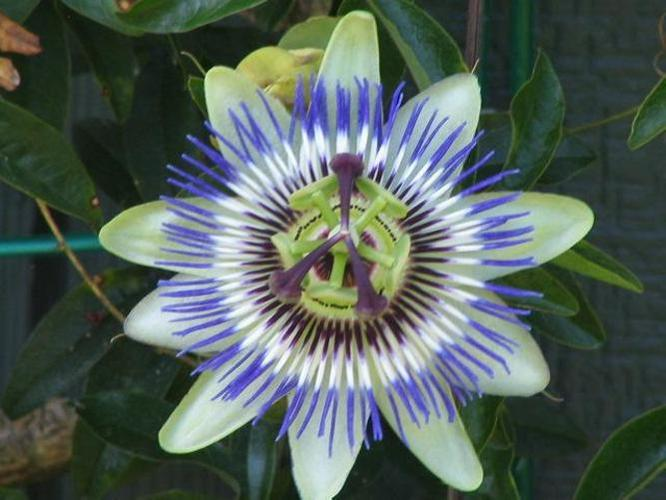
#> input picture CBIR_Projet/base_images/image_00024.jpg, 666 x 500 px
$ python -i extraction_caracteristiques.py   (imports and definitions only)
#> lines starting #> are read from the running program, lines starting #| are printed output that depends on the picture
"""
Date : 12/03/2025

Membre : Lyna Bennani

- Ce package contient les fonctions suivantes :
        - compute_histograms : fonction qui calcule les histogrammes RGB et HSV d'une image
        - concatenate_histograms : fonction permettant de concaténer des histogrammes,
        - normalize_histograms : fonction permettant de normaliser des histogrammes,
        - compute_lbp : fonction pour calculer les caractéristiques LBP (Local Binary Patterns),
        - compute_glm : fonction pour calculer la GLCM d'une image (Gray-Level Co-occurrence Matrix),
        - compute_gfd : fonction pour calculer les GFD d'une image (Generalized Fourier Descriptors)
        - compute_hough : applique la transformée de Hough pour détecter des lignes dans une image de bords (Canny).
"""

import cv2
import numpy as np
#from mpl_toolkits.mplot3d import Axes3D
from skimage.feature import local_binary_pattern
from scipy.interpolate import splprep, splev

#----------------------------------------------------------------------------------------------------
# Calcul des histogrammes RGB et HSV
def compute_histograms(image_rgb, image_hsv):
    """
    Calcule les histogrammes des canaux RGB et HSV.

    Paramètres :
        image_rgb (numpy.ndarray): L'image en RGB.
        image_hsv (numpy.ndarray): L'image en HSV.

    Retour :
        tuple: Deux listes contenant les histogrammes RGB et HSV.
    """
    rgb_histograms = []
    hsv_histograms = []

    # Calcul des histogrammes RGB
    for i in range(3):  # Pour chaque canal (R, G, B)
        hist = cv2.calcHist([image_rgb], [i], None, [256], [0, 256])
        rgb_histograms.append(hist)

    # Calcul des histogrammes HSV
    for i in range(3):  # Pour chaque canal (H, S, V)
        hist = cv2.calcHist([image_hsv], [i], None, [256], [0, 256])
        hsv_histograms.append(hist)

    return rgb_histograms, hsv_histograms


#----------------------------------------------------------------------------------------------------
# Concaténation des 6 histogrammes (RGB + HSV)
# [33 lines left out: functions concatenate_histograms, normalize_histograms, not called in this run]

#----------------------------------------------------------------------------------------------------

def compute_lbp(image_gray, P=8, R=1, method='uniform'):
    """
    Calcule l'histogramme LBP (Local Binary Pattern) d'une image en niveaux de gris.
    L'histogramme est normalisé et a une taille fixe selon le mode 'uniform'.

    Paramètres :
    image_gray : ndarray                 Image en niveaux de gris.
    P : int                              Nombre de points échantillonnés.
    R : float                            Rayon du cercle de voisinage.
    method : str                         Méthode LBP (par défaut : 'uniform')

    Retour :
    numpy.ndarray                       Histogramme normalisé (vecteur 59D si P=8 et method='uniform').
    """
    lbp = local_binary_pattern(image_gray, P, R, method)
    n_bins = int(lbp.max() + 1)
    hist, _ = np.histogram(lbp.ravel(), bins=n_bins, range=(0, n_bins), density=True)
    return hist


#----------------------------------------------------------------------------------------------------

# [7 lines left out: function compute_glcm, not called in this run]

def compute_glcm(image_gray, levels=8):

    image = np.uint8(image_gray // (256 // levels))
    glcm = np.zeros((levels, levels), dtype=np.uint32)

    for i in range(image.shape[0]):
        for j in range(image.shape[1] - 1):  # Horizontal voisins
            row = image[i, j]
            col = image[i, j + 1]
            glcm[row, col] += 1
            glcm[col, row] += 1  # symétrique

    return glcm

#----------------------------------------------------------------------------------------------------
def compute_gfd(image, K=10):
    """
    Calcule les Generalized Fourier Descriptors (GFD) d'une image.
        - Conversion en niveaux de gris : L'image est convertie en niveaux de gris pour faciliter la détection des contours.
        - Détection des contours : Utilisation de cv2.findContours pour détecter les contours dans l'image.
        - Transformation de Fourier : La transformation de Fourier est appliquée aux points du contour pour obtenir les descripteurs de Fourier.
        - Normalisation : Les descripteurs sont normalisés par rapport à la composante continue (premier coefficient) pour obtenir l'invariance en échelle.

    Paramètres :
        image (numpy.ndarray): L'image d'entrée en niveaux de gris.
        K (int): Nombre de descripteurs de Fourier à calculer.

    Retour :
        numpy.ndarray: Descripteurs de Fourier généralisés.
    """

    if len(image.shape) == 3:
        gray_image = cv2.cvtColor(image, cv2.COLOR_BGR2GRAY)
    else:
        gray_image = image.copy()

    contours, _ = cv2.findContours(gray_image, cv2.RETR_EXTERNAL, cv2.CHAIN_APPROX_SIMPLE)
    if not contours:
        return np.zeros(K)

    contour = max(contours, key=cv2.contourArea).squeeze()
    if contour.ndim != 2 or contour.shape[0] < 3:
        return np.zeros(K)

    # Interpolation du contour si trop court
    if contour.shape[0] < K:
        contour = interpolate_contour(contour, K + 5)

    contour_complex = contour[:, 0] + 1j * contour[:, 1]
    fourier_result = np.fft.fft(contour_complex)

    if np.abs(fourier_result[0]) < 1e-6:
        return np.zeros(K)

    return np.abs(fourier_result[:K]) / np.abs(fourier_result[0])


#--------------

def interpolate_contour(contour, num_points):
    """
    Interpole un contour pour obtenir un nombre de points suffisant.
    """
    if len(contour) < 3:
        return contour

    contour = contour.astype(np.float32)
    x, y = contour[:, 0], contour[:, 1]

    tck, u = splprep([x, y], s=0, per=False)
    u_new = np.linspace(0, 1, num_points)
    x_new, y_new = splev(u_new, tck)
    return np.stack((x_new, y_new), axis=-1)


#----------------------------------------------------------------------------------------------------

def extract_canny_contours(image, low_threshold=100, high_threshold=200):
    """
    Date : 13/04/2025
    Membre : Lyna Bennani

    Détecte les contours d'une image à l'aide de l'algorithme de Canny.

    Paramètres :
    ------------
    image : ndarray
        Image d'entrée (en niveaux de gris ou couleur).
    low_threshold : int
        Seuil inférieur pour l'hystérésis.
    high_threshold : int
        Seuil supérieur pour l'hystérésis.

    Retour :
    --------
    contours : ndarray (uint8)
        Image binaire contenant les bords détectés.
    """
    if len(image.shape) == 3:
        image_gray = cv2.cvtColor(image, cv2.COLOR_BGR2GRAY)
    else:
        image_gray = image

    contours = cv2.Canny(image_gray, low_threshold, high_threshold)
    return contours

#----------------------------------------------------------------------------------------------------

def compute_hough(image_contours, rho=1, theta=np.pi / 180, threshold=100):
    """
    Date : 13/04/2025
    Membre : Lyna Bennani

    Applique la transformée de Hough pour détecter des lignes dans une image de bords (Canny).

    Paramètres :
    ------------
    image_contours : ndarray
        Image binaire de contours (typiquement sortie de Canny).
    rho : float
        Résolution du paramètre ρ en pixels.
    theta : float
        Résolution du paramètre θ en radians.
    threshold : int
        Seuil minimum d'intersections pour détecter une ligne.

    Retour :
    --------
    lines : list
        Liste des lignes détectées au format (rho, theta).
    """
    lines = cv2.HoughLines(image_contours, rho, theta, threshold)
    if lines is not None:
        return lines[:, 0, :]  # on enlève la structure [[[]]]
    else:
        return []

#----------------------------------------------------------------------------------------------------
def extract_all_features(image):
    """
    Extrait tous les descripteurs nécessaires à la comparaison d'images

    Paramètre :
        image (ndarray) : Image couleur au format RGB

    Retour :
        dict : Dictionnaire contenant tous les descripteurs ('rgb', 'hsv', etc.)
    """
    try:
        image_hsv = cv2.cvtColor(image, cv2.COLOR_RGB2HSV)
        image_gray = cv2.cvtColor(image, cv2.COLOR_RGB2GRAY)

        rgb_hist, hsv_hist = compute_histograms(image, image_hsv)
        rgb = np.concatenate([cv2.normalize(h, None, 0, 1, cv2.NORM_MINMAX).flatten() for h in rgb_hist])
        hsv = np.concatenate([cv2.normalize(h, None, 0, 1, cv2.NORM_MINMAX).flatten() for h in hsv_hist])

        lbp = compute_lbp(image_gray)
        if lbp is None or not isinstance(lbp, np.ndarray):
            lbp = np.zeros(59)

        glcm = compute_glcm(image_gray)
        if glcm is None or not isinstance(glcm, np.ndarray):
            glcm = np.zeros((8, 8))

        gfd = compute_gfd(image, K=10)
        if gfd is None or not isinstance(gfd, np.ndarray) or len(gfd) != 10:
            gfd = np.zeros(10)

        contours = extract_canny_contours(image)
        hough = compute_hough(contours)
        if hough is None or not isinstance(hough, np.ndarray):
            hough = np.zeros((50, 2))
        elif hough.shape[0] < 50:
            padding = np.zeros((50 - hough.shape[0], 2))
            hough = np.vstack((hough, padding))
        else:
            hough = hough[:50]  # Tronqué à 50

        return {
            "rgb": rgb,
            "hsv": hsv,
            "lbp": lbp,
            "glcm": glcm.flatten(),
            "gfd": gfd,
            "hough": hough.flatten()
        }

    except Exception as e:
        print(f"[Erreur - extraction] : {e}")
        return None

#----------------------------------------------------------------------------------------------------

# [17 lines left out: function resize_vector, not called in this run]

>>> import cv2
>>> picture = cv2.cvtColor(cv2.imread('../base_images/image_00024.jpg'), cv2.COLOR_BGR2RGB)
>>> result = extract_all_features(picture)
#> in extract_all_features, `image_gray = cv2.cvtColor(image, cv2.COLOR_RGB2GRAY)`:
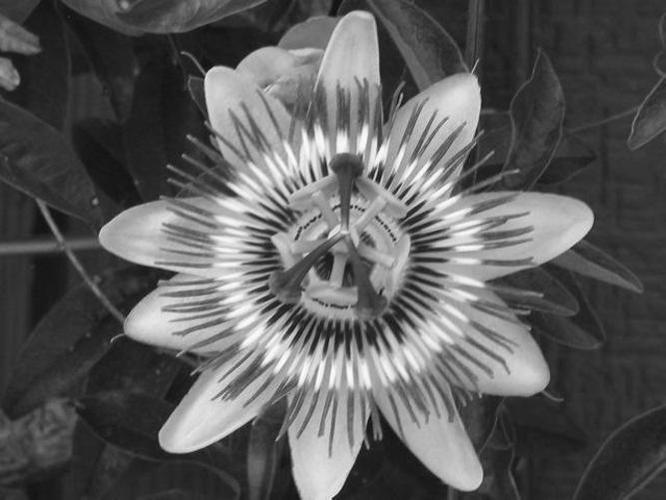
#> image_gray: shape (500, 666); min 7, max 254, mean 91.9
#> after the loop in compute_histograms, `for i in range(3):`: rgb_histograms = 3 items
#> in extract_all_features, `rgb = np.concatenate([cv2.normalize(h, None, 0, 1, cv2.NORM_MINMAX).fl..`: rgb = 768 values, max 1 at index 42, min -2.18e-10 at index 514, mean 0.212
#> in extract_all_features, `hsv = np.concatenate([cv2.normalize(h, None, 0, 1, cv2.NORM_MINMAX).fl..`: hsv = 768 values, max 1 at index 341, min 0 at index 180, mean 0.19
#> in compute_lbp, `lbp = local_binary_pattern(image_gray, P, R, method)`:
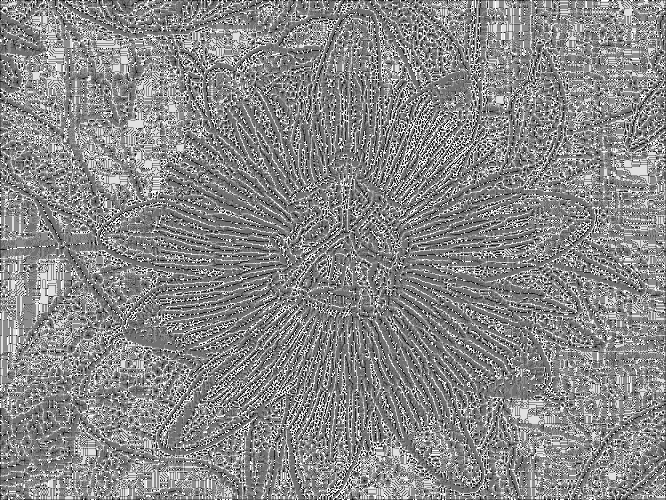
#> lbp: shape (500, 666) float64; min 0, max 9, mean 4.83; drawn with min black and max white
#> in compute_lbp, `n_bins = int(lbp.max() + 1)`: n_bins = 10
#> in compute_lbp, `hist, _ = np.histogram(lbp.ravel(), bins=n_bins, range=(0, n_bins), de..`: hist = [0.019, 0.0471, 0.0314, 0.124, 0.274, 0.211, 0.0781, 0.0633, 0.0875, 0.065]
#> in extract_all_features, `lbp = compute_lbp(image_gray)`: lbp has the same summary as hist in compute_lbp
#> in compute_glcm, `image = np.uint8(image_gray // (256 // levels))`:
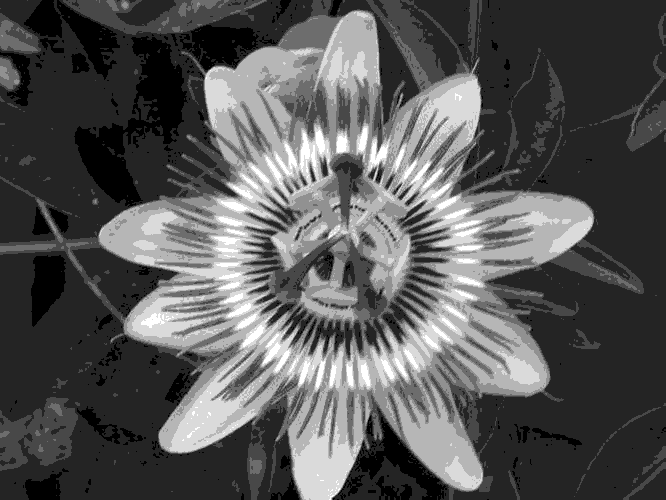
#> image: shape (500, 666); min 0, max 7, mean 2.39; drawn with min black and max white
#> in compute_gfd, `contours, _ = cv2.findContours(gray_image, cv2.RETR_EXTERNAL, cv2.CHAI..`: contours = [[[0, 0], [0, 499], [665, 499], [665, 0]]]
#> in compute_gfd, `contour = max(contours, key=cv2.contourArea).squeeze()`: contour = [[0, 0], [0, 499], [665, 499], [665, 0]]
#> in interpolate_contour, `x, y = contour[:, 0], contour[:, 1]`: x = [0, 0, 665, 665]; y = [0, 499, 499, 0]
#> in interpolate_contour, `tck, u = splprep([x, y], s=0, per=False)`: tck = [[0, 0, 0, 0, 1, 1, 1, 1], [[-2.35e-14, -570.3, 1235.3, 665], [6.72e-15, 792, 792, 0]], 3]; u = [0, 0.3, 0.7, 1]
#> in interpolate_contour, `x_new, y_new = splev(u_new, tck)`: x_new = [-2.35e-14, -87.57, -112.8, -86.09, -17.81, 81.65, 201.9, 332.5, 463.1, 583.4, 682.8, 751.1, 777.8, 752.6, 665]; y_new = [6.72e-15, 157.6, 290.9, 400, 484.9, 545.5, 581.9, 594, 581.9, 545.5, 484.9, 400, 290.9, 157.6, 0]
#> in compute_gfd, `contour = interpolate_contour(contour, K + 5)`: contour = 15 rows, first 8: [-2.35e-14, 6.72e-15], [-87.57, 157.6], [-112.8, 290.9], [-86.09, 400], [-17.81, 484.9], [81.65, 545.5], [201.9, 581.9], [332.5, 594]
#> in extract_all_features, `gfd = compute_gfd(image, K=10)`: gfd = [1, 0.178, 0.0549, 0.042, 0.0372, 0.0351, 0.0346, 0.0355, 0.0381, 0.0429]
#> in extract_canny_contours, `contours = cv2.Canny(image_gray, low_threshold, high_threshold)`:
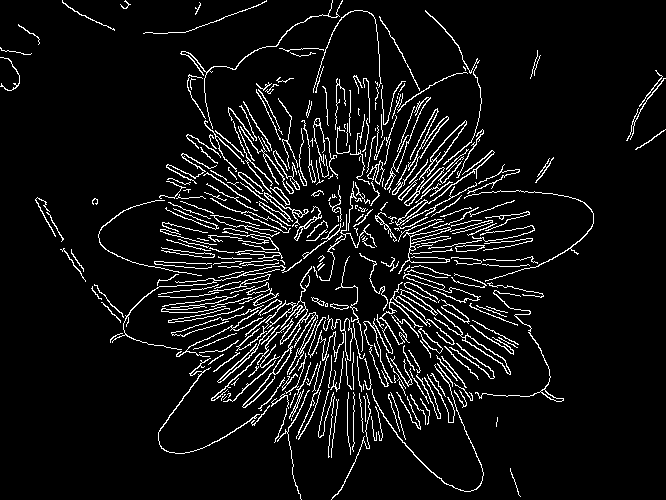
#> contours: shape (500, 666); 7.2% white in thin lines or dots
#> in compute_hough, `lines = cv2.HoughLines(image_contours, rho, theta, threshold)`: lines = 646 rows, first 8: [32, 2.15], [-59, 2.36], [28, 2.36], [-191, 2.69], [424, 0.785], [433, 0.785], [27, 2.15], [-86, 2.36]
#> in extract_all_features, `hough = compute_hough(contours)`: hough = 646 pairs, first value -375 to 511, second value 0 to 3.11
#> in extract_all_features, `hough = hough[:50]`: hough = 50 pairs, first value -332 to 487, second value 0.279 to 3.11
#> result = 6 items

$ run again, on CBIR_Projet/base_images/image_00177.jpg
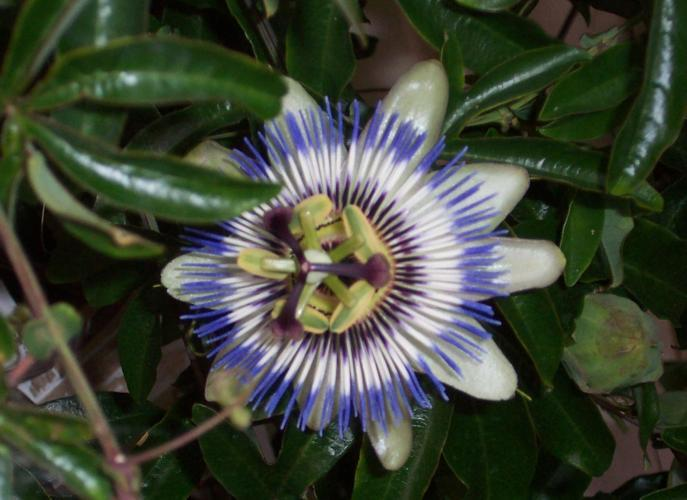
#> input picture CBIR_Projet/base_images/image_00177.jpg, 687 x 500 px
#> image_hsv: shape (500, 687, 3); mean H, S, V 56.1, 123.1, 76.7
#> after the loop in compute_histograms, `for i in range(3):`: rgb_histograms = 3 items
#> rgb = 768 values, max 1 at index 11, min 0 at index 242, mean 0.202
#> hsv = 768 values, max 1 at index 48, min 0 at index 180, mean 0.181
#> n_bins = 10
#> hist = [0.0163, 0.042, 0.0331, 0.129, 0.317, 0.197, 0.0735, 0.0555, 0.0773, 0.0595]
#> in extract_all_features, `lbp = compute_lbp(image_gray)`: lbp has the same summary as hist in compute_lbp
#> in compute_glcm, `image = np.uint8(image_gray // (256 // levels))`:
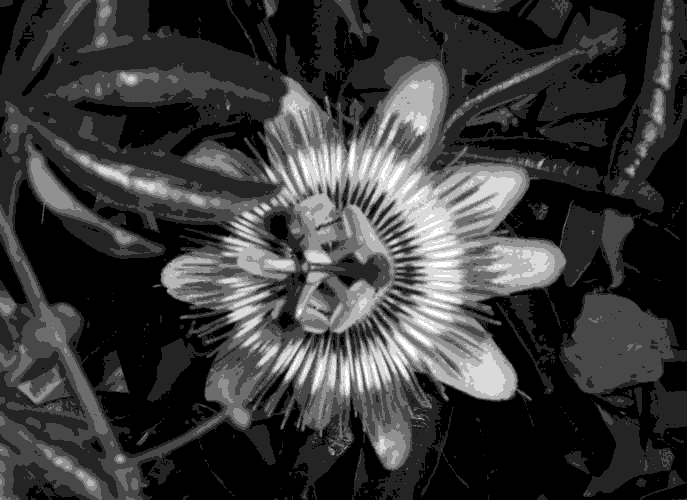
#> image: shape (500, 687); min 0, max 7, mean 1.59; drawn with min black and max white
#> in compute_gfd, `contours, _ = cv2.findContours(gray_image, cv2.RETR_EXTERNAL, cv2.CHAI..`: contours = [[[0, 0], [0, 499], [686, 499], [686, 0]]]
#> in compute_gfd, `contour = max(contours, key=cv2.contourArea).squeeze()`: contour = [[0, 0], [0, 499], [686, 499], [686, 0]]
#> x = [0, 0, 686, 686]; y = [0, 499, 499, 0]
#> tck = [[0, 0, 0, 0, 1, 1, 1, 1], [[5.03e-15, -569, 1255, 686], [6.71e-15, 797.7, 797.7, 0]], 3]; u = [0, 0.296, 0.704, 1]
#> x_new = [5.03e-15, -87.05, -111.3, -83.24, -13.31, 88.02, 210.3, 343, 475.7, 598, 699.3, 769.2, 797.3, 773.1, 686]; y_new = [6.71e-15, 158.7, 293, 402.9, 488.4, 549.4, 586.1, 598.3, 586.1, 549.4, 488.4, 402.9, 293, 158.7, 0]
#> in compute_gfd, `contour = interpolate_contour(contour, K + 5)`: contour = 15 rows, first 8: [5.03e-15, 6.71e-15], [-87.05, 158.7], [-111.3, 293], [-83.24, 402.9], [-13.31, 488.4], [88.02, 549.4], [210.3, 586.1], [343, 598.3]
#> gfd = [1, 0.182, 0.0571, 0.0435, 0.0384, 0.036, 0.0354, 0.0363, 0.0388, 0.0436]
#> in extract_canny_contours, `contours = cv2.Canny(image_gray, low_threshold, high_threshold)`:
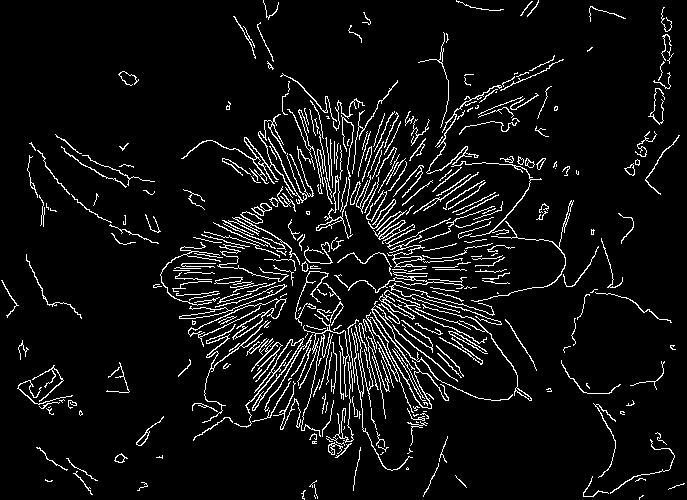
#> contours: shape (500, 687); 6.7% white in thin lines or dots
#> lines = 436 rows, first 8: [409, 0.785], [117, 1.99], [311, 1.08], [443, 0.785], [460, 0.785], [400, 0.785], [419, 0.89], [375, 0.908]
#> in extract_all_features, `hough = compute_hough(contours)`: hough = 436 pairs, first value -364 to 535, second value 0 to 3.12
#> in extract_all_features, `hough = hough[:50]`: hough = 50 pairs, first value -229 to 511, second value 0.559 to 2.76
#> result = 6 items

$ run again, on CBIR_Projet/base_images/image_00202.jpg
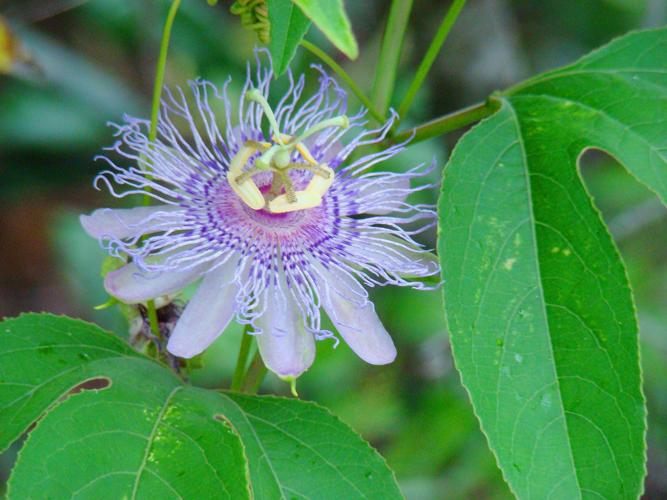
#> input picture CBIR_Projet/base_images/image_00202.jpg, 667 x 500 px
#> image_hsv: shape (500, 667, 3); mean H, S, V 70.1, 129.5, 143.7
#> after the loop in compute_histograms, `for i in range(3):`: rgb_histograms = 3 items
#> rgb = 768 values, max 1 at index 54, min 0 at index 245, mean 0.318
#> hsv = 768 values, max 1 at index 58, min 0 at index 180, mean 0.292
#> n_bins = 10
#> hist = [0.0272, 0.0596, 0.0375, 0.121, 0.241, 0.193, 0.0896, 0.07, 0.0778, 0.0839]
#> in extract_all_features, `lbp = compute_lbp(image_gray)`: lbp has the same summary as hist in compute_lbp
#> in compute_glcm, `image = np.uint8(image_gray // (256 // levels))`:
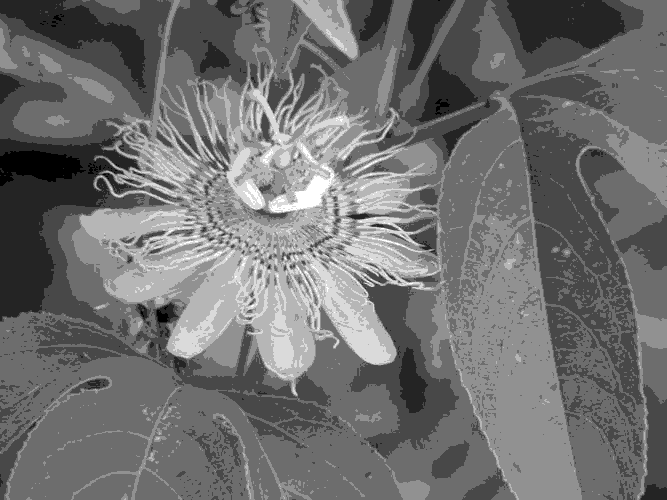
#> image: shape (500, 667); min 0, max 7, mean 3.08; drawn with min black and max white
#> in compute_gfd, `contours, _ = cv2.findContours(gray_image, cv2.RETR_EXTERNAL, cv2.CHAI..`: contours = [[[0, 0], [0, 499], [666, 499], [666, 0]]]
#> in compute_gfd, `contour = max(contours, key=cv2.contourArea).squeeze()`: contour = [[0, 0], [0, 499], [666, 499], [666, 0]]
#> x = [0, 0, 666, 666]; y = [0, 499, 499, 0]
#> tck = [[0, 0, 0, 0, 1, 1, 1, 1], [[3.53e-14, -570.2, 1236.2, 666], [-2.69e-14, 792.2, 792.2, 0]], 3]; u = [0, 0.3, 0.7, 1]
#> x_new = [3.53e-14, -87.55, -112.7, -85.95, -17.59, 81.95, 202.3, 333, 463.7, 584.1, 683.6, 752, 778.7, 753.5, 666]; y_new = [-2.69e-14, 157.6, 291, 400.2, 485, 545.7, 582.1, 594.2, 582.1, 545.7, 485, 400.2, 291, 157.6, 0]
#> in compute_gfd, `contour = interpolate_contour(contour, K + 5)`: contour = 15 rows, first 8: [3.53e-14, -2.69e-14], [-87.55, 157.6], [-112.7, 291], [-85.95, 400.2], [-17.59, 485], [81.95, 545.7], [202.3, 582.1], [333, 594.2]
#> gfd = [1, 0.178, 0.055, 0.0421, 0.0373, 0.0351, 0.0346, 0.0355, 0.0381, 0.0429]
#> in extract_canny_contours, `contours = cv2.Canny(image_gray, low_threshold, high_threshold)`:
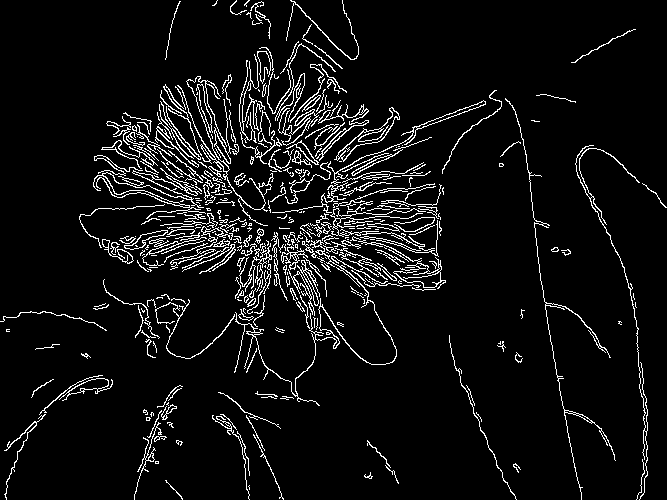
#> contours: shape (500, 667); 6.6% white in thin lines or dots
#> lines = 792 rows, first 8: [322, 0.785], [6, 2.36], [332, 0.82], [4, 2.36], [-276, 2.74], [334, 0.785], [304, 1.12], [182, 1.78]
#> in extract_all_features, `hough = compute_hough(contours)`: hough = 792 pairs, first value -484 to 429, second value 0 to 3.12
#> in extract_all_features, `hough = hough[:50]`: hough = 50 pairs, first value -475 to 392, second value 0.314 to 2.95
#> result = 6 items
